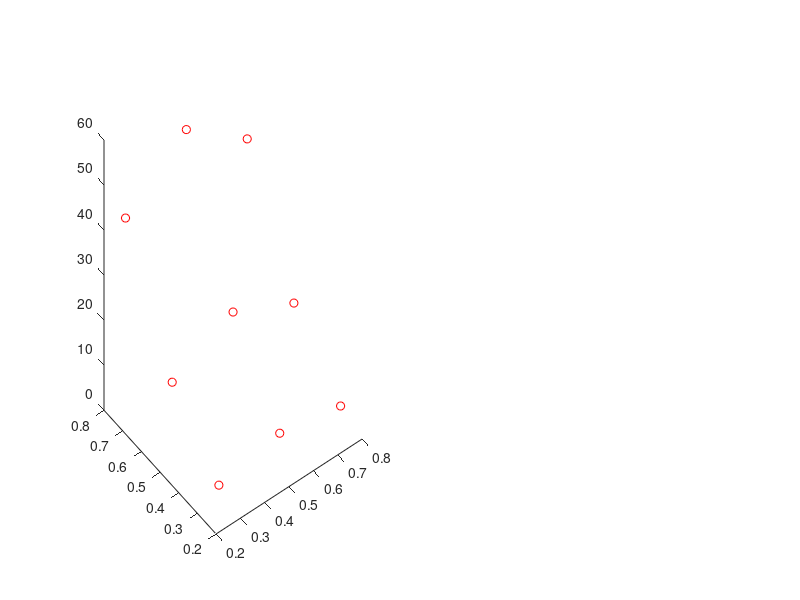

This chart was generated by the following MATLAB code: (Note: this script raises an error after producing the figure.)
% ------------------------------------------------------------------------------
% Autores: Sofia Salguero, Jose Matheu y Andy Bonilla
% Programa: proyecto 1, Teoria electromagnética
% Creado: 5 de mayo de 2022
% Descripcion: Algoritmo para evaluar distintos casos de la solución final 
% de la función de potencial dentro de una región rectangular de largo infinito
% -------------------------------------------------------------------------------

% Valores constantes
a = 1;
Vo = 100;
c = (4*Vo)/pi;

% Vectores para coordenadas a evaluar
x = [0.25 0.25 0.25 0.5 0.5 0.5 0.75 0.75 0.75];
y = [0.25 0.5 0.75 0.25 0.5 0.75 0.25 0.5 0.75];
l = length(x);

% Vectores donde se almacenarán los escenarios
v_sal_1 = zeros(1,1);
v_sal_2 = zeros(1,1);
v_sal_3 = zeros(1,1);
v_sal_4 = zeros(1,1);
v_sal_5 = zeros(1,1);

% Variable para almacenar resultados de las evaluaciones
V = 0.0;

% Ciclo for para la variable B (su rango es de 1 a 5, cada uno es un
% escenario distinto) 
for b = 1:5
    
    % Ciclo for para las coordenadas a evaluar
    for m = 1:l
        x_in = x(m);
        y_in = y(m);
        
        % Ciclo for para la sumatoria, con la cantidad de términos que se
        % utilizarán
        for k = 1:5
            n = 2*k-1;
            a1 = sin((n*pi*x_in)/b);
            a2 = sinh((n*pi*y_in)/b);
            a3 = n*sinh((n*pi*a)/b);
            V = V + (c*a1*a2)/a3;
        end
        
        % Switch case para almacenar los resultados en el escenario
        % correcto
        switch b
            case 1 % Primer escenarios
                v_sal_1(m) = V;
                V = 0;
                fprintf(' Escenario 1(%1.0f) =  %11.8f \n',m, v_sal_1(m));
                
            case 2 % Segundo escenario
                v_sal_2(m) = V;
                V = 0;
                fprintf(' Escenario 2(%1.0f) =  %11.8f \n',m, v_sal_2(m));
                
            case 3 % Tercer escenario
                v_sal_3(m) = V;
                V = 0;
                fprintf(' Escenario 3(%1.0f) =  %11.8f \n',m, v_sal_3(m));
                
            case 4 % Cuarto escenario
                v_sal_4(m) = V;
                V = 0;
                fprintf(' Escenario 4(%1.0f) =  %11.8f \n',m, v_sal_4(m));
                
            case 5 % Quinto escenario
                v_sal_5(m) = V;
                V = 0;
                fprintf(' Escenario 5(%1.0f) =  %11.8f \n',m, v_sal_5(m)); 
        end
    end
end

%% Gráficas

% Escenario 1
figure(1);
subplot( 1 , 2 , 1 ) ; 
plot3(x,y,v_sal_1,'o','Color','r');
labels_1 = string(round(v_sal_1,2));
ax = gca;
ax.XLim = [0 1];
ax.YLim = [0 1];
text(x,y,labels_1,'VerticalAlignment','cap','HorizontalAlignment','center');
grid on
view(0,90)

subplot(1,2,2) ;
X = reshape(x,3,3);
Y = reshape(y,3,3);
V1 = reshape(v_sal_1,3,3);
contour(X,Y,V1);
text(x,y,labels_1,'VerticalAlignment','bottom','HorizontalAlignment','center');
ax = gca;
ax.XLim = [0.1 0.9];
ax.YLim = [0.2 0.8];
grid on

sgtitle("Escenario # 1");

% Escenario 2
figure(2);
subplot( 1 , 2 , 1 ) ; 
plot3(x,y,v_sal_2,'o','Color','#77AC30');
labels_2 = string(round(v_sal_2,2));
ax = gca;
ax.XLim = [0 1];
ax.YLim = [0 1];
text(x,y,labels_2,'VerticalAlignment','cap','HorizontalAlignment','center');
grid on
view(0,90) 

subplot(1,2,2) ;
X = reshape(x,3,3);
Y = reshape(y,3,3);
V2 = reshape(v_sal_2,3,3);
contour(X,Y,V2);
text(x,y,labels_2,'VerticalAlignment','bottom','HorizontalAlignment','center');
ax = gca;
ax.XLim = [0.1 0.9];
ax.YLim = [0.2 0.8];
grid on
sgtitle("Escenario # 2");

% Escenario 3
figure(3);
subplot( 1 , 2 , 1 ) ; 
plot3(x,y,v_sal_3,'o','Color','b');
labels_3 = string(round(v_sal_3,2));
ax = gca;
ax.XLim = [0 1];
ax.YLim = [0 1];
text(x,y,labels_3,'VerticalAlignment','cap','HorizontalAlignment','center');
title("Escenario # 3");
grid on
view(0,90) 

subplot(1,2,2) ;
X = reshape(x,3,3);
Y = reshape(y,3,3);
V3 = reshape(v_sal_3,3,3);
contour(X,Y,V3);
text(x,y,labels_3,'VerticalAlignment','bottom','HorizontalAlignment','center');
ax = gca;
ax.XLim = [0.1 0.9];
ax.YLim = [0.2 0.8];
grid on
sgtitle("Escenario # 3");

% Escenario 4
figure(4);
subplot( 1 , 2 , 1 ) ; 
plot3(x,y,v_sal_4,'o','Color','m');
labels_4 = string(round(v_sal_4,2));
ax = gca;
ax.XLim = [0 1];
ax.YLim = [0 1];
text(x,y,labels_4,'VerticalAlignment','cap','HorizontalAlignment','center');
grid on
view(0,90)

subplot(1,2,2) ;
X = reshape(x,3,3);
Y = reshape(y,3,3);
V4 = reshape(v_sal_4,3,3);
contour(X,Y,V4);
text(x,y,labels_4,'VerticalAlignment','bottom','HorizontalAlignment','center');
ax = gca;
ax.XLim = [0.1 0.9];
ax.YLim = [0.2 0.8];
grid on
sgtitle("Escenario # 4");

% Escenario 5
figure(5);
subplot( 1 , 2 , 1 ) ; 
plot3(x,y,v_sal_5,'o','Color','#EDB120');
labels_5 = string(round(v_sal_5,2));
ax = gca;
ax.XLim = [0 1];
ax.YLim = [0 1];
text(x,y,labels_5,'VerticalAlignment','cap','HorizontalAlignment','center');
grid on
view(0,90)

subplot(1,2,2) ;
X = reshape(x,3,3);
Y = reshape(y,3,3);
V5 = reshape(v_sal_5,3,3);
contour(X,Y,V5);
text(x,y,labels_5,'VerticalAlignment','bottom','HorizontalAlignment','center');
ax = gca;
ax.XLim = [0.1 0.9];
ax.YLim = [0.2 0.8];
grid on
sgtitle("Escenario # 5");

% %This program c a l c u l a t e s the s o l u t i o n t o Laplace ' s e qu a ti on , which i s
% %d e fi n e d a s the di v e r g e n c e o f the g r a di e n t o f a c e r t i a n p o t e n t i a l ( o r
% %s t e a d y s t a t e he a t fl ow ) . The program c a l c u l a t e s the s o l u t i o n s t o Laplace ' s
% %e q u a ti o n u si n g the r e l a x a t i o n method , and d oe s s o f o r a s q u a r e g ri d t h a t
% %has a 100 u ni t p r i n c i p a l l e n g t h .
% x = 0 : 1 : 75 ; %d e f i n e s the p h y s i c a l sp ace f o r the model
% y = 0 : 1 : 75 ; %( c r e a t e s the g ri d t o pl o t s o l u t i o n v al u e s on )
% V ( 76 , 76 ) = 0 ; % Se t a l l p oi n t s t o z e r o .
% for i=1:76
% V ( i , 1 ) = 0; % Se t one boundary t o a c e r t a i n f u n c ti o n ( i n V ol t s ) .
% end
% for i=1:76
% V ( 1 , i ) = 0 ; % Se t one boundary t o a c e r t a i n f u n c ti o n ( i n V ol t s ) .
% end
% for i=1:76
% V ( i , 76 ) = 0 ; % Se t one boundary t o a c e r t a i n f u n c ti o n ( i n V ol t s ) .
% end
% for i=1:76
% V ( 76 , i ) = 100 ; % Se t one boundary t o t o a c e r t a i n f u n c ti o n ( i n V ol t s ) .
% end
% n=1000; %s e t s the number o f i t e r a t i o n s , need s t o be q ui t e hi gh t o g e t a
% %good r e p r e s e n t a t i o n o f the s o l u t i o n
% for i=1:n ; %f o r l o o p u si n g the r e l a x a t i o n method t o c a l c u l a t e the p o t e n t i a l
% for ix = 2 : 75 ; % a l l i n t e r n a l p oi n t s
% for iy = 2 : 75 ; % (N − 2 t o t a l i n t e r n a l p oi n t s f o r each dimen si on )
% V( iy , ix ) = ( V ( iy-1,ix ) + V ( iy+1,ix ) + V ( iy , ix -1) + V ( iy , ix+1) ) / 4;
% end
% end
% end
% V ; % P ri n t out v al u e s f o r the e l e c t r i c p o t e n t i a l (uncomment i f you r e a l l y
% % want t o s e e t hi s , but i t ' s 1000 numbers )
% [ X , Y ] = meshgrid ( x , y ) ; % p l o t s a mesh o f the s o l u t i o n
% subplot( 2 , 2 , 1 ) ; surf ( X , Y , V ) %p l o t s a s u r f a c e pl o t o f the s o l u t i o n
% xlabel( ' x ' ) ; ylabel( ' y ' ) ; zlabel ( ' Potential in Volts ' ) ;
% subplot( 2 , 2 , 2 ) ; contour ( X , Y , V )%shows a ( shaded ) c on t ou r pl o t o f the s o l u t i o n
% [ potential ] = contour( V ) ;
% xlabel ( ' x ' ) ;ylabel ( ' y ' ) ; clabel( potential ) ;
% subplot( 2 , 2 , 3 ) ; contour3 ( X , Y , V ) %shows a c on t ou r pl o t with c ol o r e d l i n e s
% xlabel( ' x ' ) ; ylabel( ' y ' ) ; zlabel( ' Potential in Volts ' ) ;
% subplot( 2 , 2 , 4 ) ; meshc ( X , Y , V ) %shows a mesh pl o t o f the s o l u t i o n
% xlabel( ' x ' ) ; ylabel( ' y ' ) ; zlabel ( ' Potential in Volts ' ) ;
